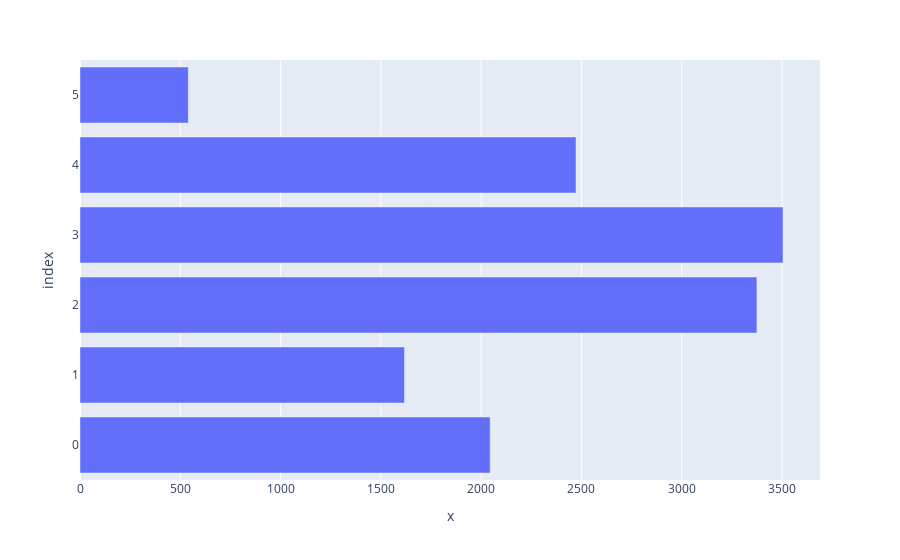

The cell this chart's notebook holds for it:
### Code cell
year_quotes = {year: (full_wiki.quote_year == year).sum() for year in YEARS} 
year_quotes_fem = {year: (data_fem.quote_year == year).sum() for year in YEARS} 
year_quotes_lgbt = {year: (data_lgbt.quote_year == year).sum() for year in YEARS} 

#plt.suptitle("Quotes distribution by years")
#plt.xlabel("Years")
#plt.ylabel("Counts")
#plt.xticks(rotation=65)
fig = px.bar(year_quotes.keys(), year_quotes.values())
fig = px.bar(year_quotes_lgbt.keys(), year_quotes_lgbt.values())
fig = px.bar(year_quotes_fem.keys(), year_quotes_fem.values())

fig.show()
#plt.legend(loc="best")

### Figure 1 — Plotly figure (JSON) as saved in the notebook; plotly's stock layout.template omitted (floating-point values rounded to 4 significant figures)
{"data": [{"alignmentgroup": "True", "hovertemplate": "x=%{x}<br>index=%{y}<extra></extra>", "legendgroup": "", "marker": {"color": "#636efa", "pattern": {"shape": ""}}, "name": "", "offsetgroup": "", "orientation": "h", "showlegend": false, "textposition": "auto", "type": "bar", "x": [2045, 1618, 3375, 3505, 2473, 540], "xaxis": "x", "y": [0, 1, 2, 3, 4, 5], "yaxis": "y"}], "layout": {"autosize": true, "barmode": "relative", "legend": {"tracegroupgap": 0}, "margin": {"t": 60}, "xaxis": {"anchor": "y", "autorange": true, "domain": [0, 1], "range": [0, 3689.0], "title": {"text": "x"}, "type": "linear"}, "yaxis": {"anchor": "x", "autorange": true, "domain": [0, 1], "range": [-0.5, 5.5], "title": {"text": "index"}, "type": "linear"}}}
